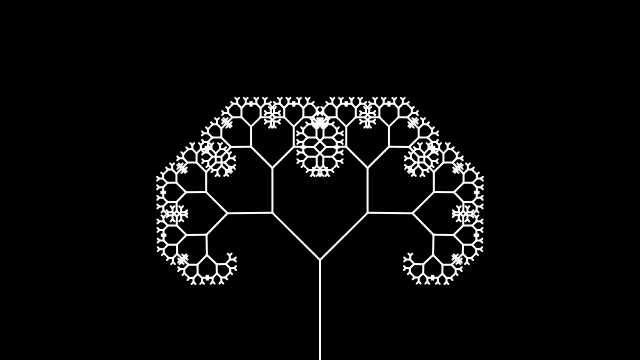
Frame 1 (no input)
Frame 60 (no input): identical to frame 1, image omitted
Frame 120 (the mouse pressed at the canvas centre since frame 60): identical to frame 1, image omitted

The p5.js sketch that drew this single still picture (run headless with seeded random() and noise() and a simulated clock; from frame 60 on, the mouse is pressed at the canvas centre):

// p5.js sketch
// ── sketch.js
// Fractal Tree
// The Coding Train / Daniel Shiffman
// https://thecodingtrain.com/challenges/14-fractal-trees-recursive
// https://youtu.be/0jjeOYMjmDU

// https://editor.p5js.org/codingtrain/sketches/xTjmYXU3q

let angle = 0;
let slider;

function setup() {
  createCanvas(640, 360);
  slider = createSlider(0, TWO_PI, PI / 4, 0.01);
}

function draw() {
  background(0);
  angle = slider.value();
  stroke(255);
  strokeWeight(2);
  translate(width * 0.5, height);
  branch(100);
}

function branch(len) {
  line(0, 0, 0, -len);
  translate(0, -len);
  if (len > 4) {
    push();
    rotate(angle);
    branch(len * 0.67);
    pop();
    push();
    rotate(-angle);
    branch(len * 0.67);
    pop();
  }
}
